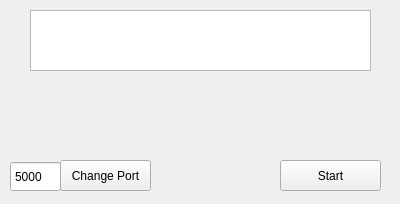
<?xml version="1.0" encoding="UTF-8"?>
<ui version="4.0">
 <class>RunningServerUi</class>
 <widget class="QWidget" name="RunningServerUi">
  <property name="geometry">
   <rect>
    <x>0</x>
    <y>0</y>
    <width>400</width>
    <height>204</height>
   </rect>
  </property>
  <property name="windowTitle">
   <string>Server</string>
  </property>
  <widget class="QPushButton" name="startServer">
   <property name="geometry">
    <rect>
     <x>280</x>
     <y>160</y>
     <width>101</width>
     <height>31</height>
    </rect>
   </property>
   <property name="text">
    <string>Start</string>
   </property>
  </widget>
  <widget class="QPushButton" name="changePort">
   <property name="geometry">
    <rect>
     <x>60</x>
     <y>160</y>
     <width>91</width>
     <height>31</height>
    </rect>
   </property>
   <property name="text">
    <string>Change Port</string>
   </property>
  </widget>
  <widget class="QTextBrowser" name="infoBox">
   <property name="geometry">
    <rect>
     <x>30</x>
     <y>10</y>
     <width>341</width>
     <height>61</height>
    </rect>
   </property>
  </widget>
  <widget class="QSpinBox" name="portNumber">
   <property name="geometry">
    <rect>
     <x>10</x>
     <y>161</y>
     <width>51</width>
     <height>31</height>
    </rect>
   </property>
   <property name="buttonSymbols">
    <enum>QAbstractSpinBox::NoButtons</enum>
   </property>
   <property name="maximum">
    <number>99999</number>
   </property>
   <property name="value">
    <number>5000</number>
   </property>
  </widget>
 </widget>
 <layoutdefault spacing="6" margin="11"/>
 <resources/>
 <connections/>
</ui>
